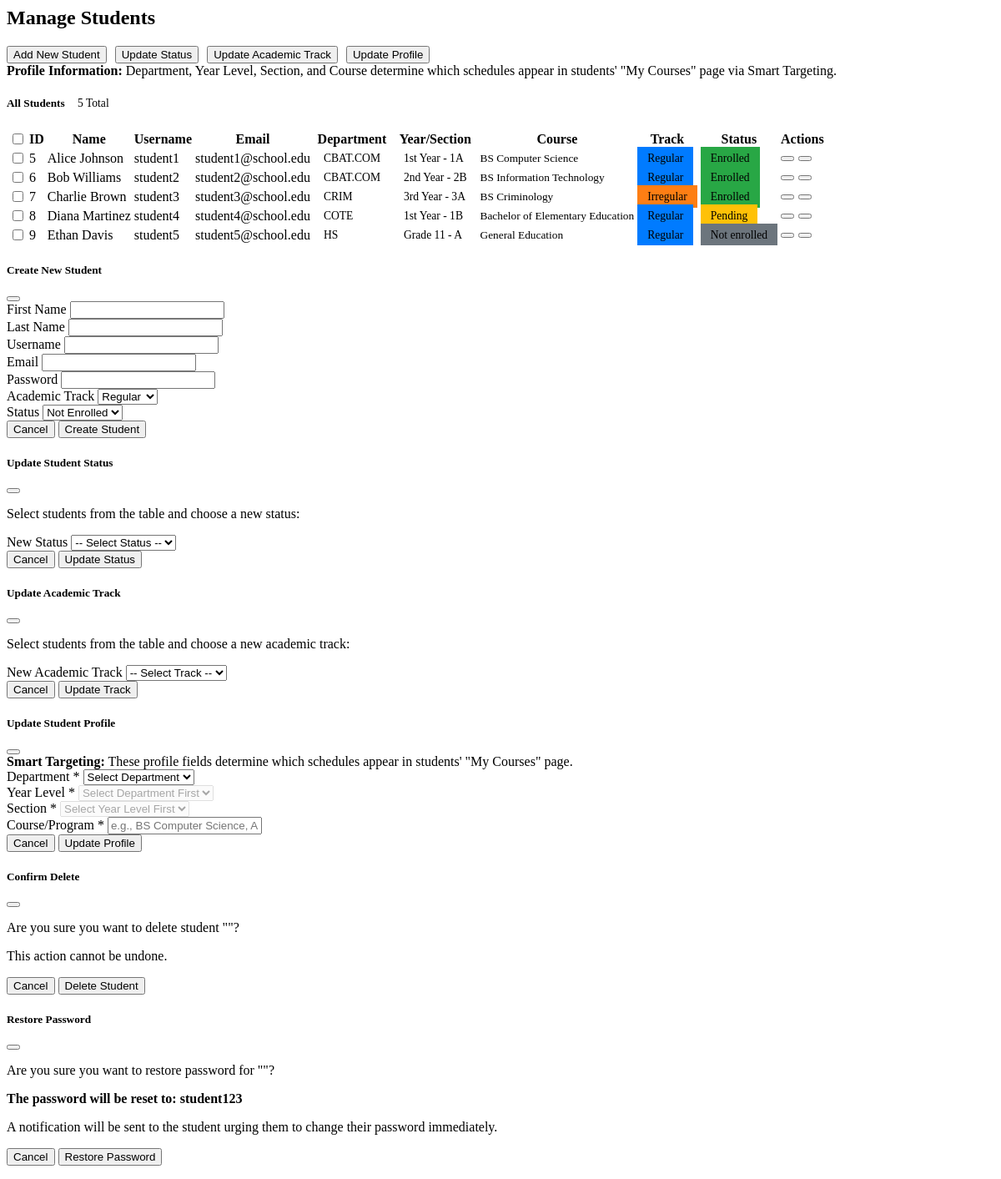
The app's page /manage_students.php (signed in) with its own data.
### tables this page shows
CREATE TABLE users (
    id INT PRIMARY KEY AUTO_INCREMENT,
    username VARCHAR(50) UNIQUE NOT NULL,
    email VARCHAR(100) UNIQUE NOT NULL,
    password VARCHAR(255) NOT NULL,
    role ENUM('admin', 'faculty', 'student') NOT NULL,
    first_name VARCHAR(50) NOT NULL,
    last_name VARCHAR(50) NOT NULL,
    phone VARCHAR(20) NULL,
    bio TEXT NULL,
    avatar VARCHAR(255) DEFAULT 'assets/images/default-avatar.png',
    
     
    department VARCHAR(50) NULL COMMENT 'Student department (e.g., CBAT.COM, COTE, CRIM, HS)',
    course VARCHAR(100) NULL COMMENT 'Student program/course (e.g., BS Computer Science)',
    year_level VARCHAR(50) NULL COMMENT 'Student year level (e.g., 1st Year, Grade 11)',
    section VARCHAR(10) NULL COMMENT 'Student section (e.g., 1a, 2b, a, b)',
    academic_track ENUM('regular', 'irregular') DEFAULT 'regular',
    status ENUM('enrolled', 'not_enrolled', 'pending', 'dropped', 'graduate') DEFAULT 'not_enrolled',
    
     
    theme ENUM('light', 'dark', 'blue', 'green') DEFAULT 'light',
    color_scheme ENUM('default', 'ocean', 'sunset', 'forest') DEFAULT 'default',
    font_family ENUM('default', 'serif', 'monospace', 'inter', 'roboto') DEFAULT 'default',
    font_size ENUM('small', 'medium', 'large', 'extra-large') DEFAULT 'medium',
    font_style ENUM('normal', 'medium', 'semibold', 'bold') DEFAULT 'normal',
    layout_preference ENUM('compact', 'standard', 'spacious', 'full') DEFAULT 'standard',
    
     
    sidebar_color ENUM('default', 'dark-slate', 'navy-blue', 'deep-purple') DEFAULT 'default',
    header_color ENUM('default', 'blue-gradient', 'dark-solid', 'teal-gradient') DEFAULT 'default',
    page_color ENUM('default', 'light-gray', 'warm-beige', 'cream') DEFAULT 'default',
    
     
    layout ENUM('compact', 'spacious') DEFAULT 'spacious',
    card_style ENUM('flat', 'shadowed') DEFAULT 'shadowed',
    
    created_at TIMESTAMP DEFAULT CURRENT_TIMESTAMP,
    updated_at TIMESTAMP DEFAULT CURRENT_TIMESTAMP ON UPDATE CURRENT_TIMESTAMP,
    
    INDEX idx_role (role),
    INDEX idx_username (username),
    INDEX idx_email (email),
    INDEX idx_student_status (status),
    INDEX idx_academic_track (academic_track),
    INDEX idx_department (department),
    INDEX idx_course (course),
    INDEX idx_year_level (year_level),
    INDEX idx_section (section)
);

### manage_students.php (the view, shortened to what the rows shown need)
<?php
require_once 'config/database.php';
$students = $pdo->query("SELECT * FROM users WHERE role = 'student' ORDER BY first_name, last_name")->fetchAll();
?>
<main class="container-fluid py-4">
    <div class="d-flex justify-content-between align-items-center mb-4 flex-wrap gap-3">
        <h2><i class="fas fa-user-graduate me-2"></i>Manage Students</h2>
    </div>
    <section class="dashboard-section">
        <div class="card shadow-sm">
            <div class="card-body p-0">
                <div class="table-responsive">
                    <table class="table table-striped table-hover mb-0">
                        <thead class="table-dark">
                            <tr>
                                <th>
                                    <input type="checkbox" id="selectAll" onchange="toggleSelectAll()">
                                </th>
                                <th>ID</th>
                                <th>Name</th>
                                <th>Username</th>
                                <th>Email</th>
                                <th>Department</th>
                                <th>Year/Section</th>
                                <th>Course</th>
                                <th>Track</th>
                                <th>Status</th>
                                <th>Actions</th>
                            </tr>
                        </thead>
                        <tbody>
                            <?php if (empty($students)): ?>
                                <tr>
                                    <td colspan="11" class="text-center py-5">
                                        <i class="fas fa-inbox fa-3x text-muted mb-3 d-block"></i>
                                        <p class="text-muted">No students found.</p>
                                    </td>
                                </tr>
                            <?php else: ?>
                                <?php foreach ($students as $student): ?>
                                <tr>
                                    <td>
                                        <input type="checkbox" class="student-checkbox" value="<?php echo $student['id']; ?>">
                                    </td>
                                    <td><?php echo htmlspecialchars($student['id']); ?></td>
                                    <td><?php echo htmlspecialchars($student['first_name'] . ' ' . $student['last_name']); ?></td>
                                    <td><?php echo htmlspecialchars($student['username']); ?></td>
                                    <td><?php echo htmlspecialchars($student['email']); ?></td>
                                    <td>
                                        <?php if (!empty($student['department'])): ?>
                                            <span class="badge bg-dark"><?php echo htmlspecialchars($student['department']); ?></span>
                                        <?php else: ?>
                                            <span class="badge bg-secondary">Not Set</span>
                                        <?php endif; ?>
                                    </td>
                                    <td>
                                        <?php if (!empty($student['year_level']) && !empty($student['section'])): ?>
                                            <span class="badge bg-primary">
                                                <?php echo htmlspecialchars($student['year_level'] . ' - ' . strtoupper($student['section'])); ?>
                                            </span>
                                        <?php else: ?>
                                            <span class="badge bg-secondary">Not Set</span>
                                        <?php endif; ?>
                                    </td>
                                    <td>
                                        <?php if (!empty($student['course'])): ?>
                                            <small><?php echo htmlspecialchars($student['course']); ?></small>
                                        <?php else: ?>
                                            <span class="text-muted">Not Set</span>
                                        <?php endif; ?>
                                    </td>
                                    <td>
                                        <span class="badge track-<?php echo $student['academic_track']; ?>">
                                            <?php echo ucfirst($student['academic_track']); ?>
                                        </span>
                                    </td>
                                    <td>
                                        <span class="badge status-<?php echo $student['status']; ?>">
                                            <?php echo ucfirst(str_replace('_', ' ', $student['status'])); ?>
                                        </span>
                                    </td>
                                    <td>
                                        <div class="action-buttons">
                                            <button onclick="restorePassword(<?php echo $student['id']; ?>, '<?php echo htmlspecialchars($student['first_name'] . ' ' . $student['last_name']); ?>')" class="btn btn-warning btn-sm" title="Reset Password">
                                            </button>
                                            <button onclick="deleteUser(<?php echo $student['id']; ?>, '<?php echo htmlspecialchars($student['first_name'] . ' ' . $student['last_name']); ?>')" class="btn btn-danger btn-sm" title="Delete Student">
                                            </button>
                                        </div>
                                    </td>
                                </tr>
                                <?php endforeach; ?>
                            <?php endif; ?>
                        </tbody>
                    </table>
                </div>
            </div>
        </div>
    </section>
</main>
</body>
</html>

### records on screen
users: id "5", first_name+last_name "Alice Johnson", username "student1", email "student1@school.edu", department "CBAT.COM", year_level+section "1st Year - 1A", course "BS Computer Science", academic_track "Regular", status "Enrolled"
users: id "6", first_name+last_name "Bob Williams", username "student2", email "student2@school.edu", department "CBAT.COM", year_level+section "2nd Year - 2B", course "BS Information Technology", academic_track "Regular", status "Enrolled"
users: id "7", first_name+last_name "Charlie Brown", username "student3", email "student3@school.edu", department "CRIM", year_level+section "3rd Year - 3A", course "BS Criminology", academic_track "Irregular", status "Enrolled"
users: id "8", first_name+last_name "Diana Martinez", username "student4", email "student4@school.edu", department "COTE", year_level+section "1st Year - 1B", course "Bachelor of Elementary Education", academic_track "Regular", status "Pending"
users: id "9", first_name+last_name "Ethan Davis", username "student5", email "student5@school.edu", department "HS", year_level+section "Grade 11 - A", course "General Education", academic_track "Regular", status "Not enrolled"

### other values on screen
count($students) "5"
